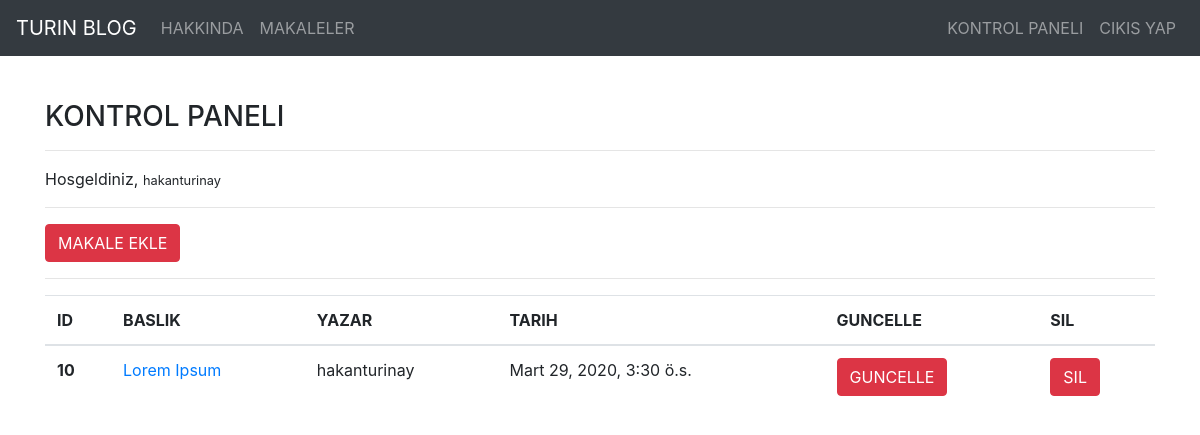
Screenshot of /articles/dashboard/ (signed in) with the database file from the repository.
### article/models.py (models this page shows, shortened)
class Article(models.Model):
    author = models.ForeignKey("auth.User",on_delete= models.CASCADE,verbose_name ="YAZAR")#user tablosunu isaret eder user silinirse inputlarida siliniz on deletede
    title = models.CharField(max_length=30, validators=[MinLengthValidator(5)],verbose_name ="BASLIK")
    content = RichTextField()
    created_date = models.DateTimeField(auto_now_add=True,verbose_name ="OLUSTURULMA TARIHI") #O ANKI TARIHI DIREK ATAR
    article_image = models.FileField(blank = True, null = True,verbose_name="MAKALEYE FOTOGRAF YUKLEYIN")
    class Meta:
        ordering = ['-created_date']

### article/views.py (the view)
# urls.py: path('dashboard/', views.dashboard,name = "dashboard"),
@login_required(login_url= "user:login")
def dashboard(request):
    articles = Article.objects.filter(author = request.user)
    context = {
        "articles" : articles
    }
    return render (request,"dashboard.html",context)

### templates/dashboard.html
{% extends "layout.html" %}
{% block body %}
  <h3>KONTROL PANELI</h3>
  <hr>
  <p>
      Hosgeldiniz, <small>{{request.user.username}}</small>
  </p>
  <hr>
  <a class = "btn btn-danger" href = "/articles/addarticle">MAKALE EKLE</a>
  <hr>
  {% if articles %}
  <table class="table">
    <thead>
      <tr>
        <th scope="col">ID</th>
        <th scope="col">BASLIK</th>
        <th scope="col">YAZAR</th>
        <th scope="col">TARIH</th>
        <th scope="col">GUNCELLE</th>
        <th scope="col">SIL</th>
      </tr>
    </thead>
    <tbody>
      {% for article in articles %}
      <tr>
        <th scope="row">{{article.id }}</th>
        <td><a href="/articles/article/{{article.id}}">{{article.title}}</a></td>
        <td>{{article.author.username}}</td>
        <td>{{article.created_date}}</td>
        <td><a href="/articles/update/{{article.id}}" class = "btn btn-danger">GUNCELLE</a></td>
        <td><a href="/articles/delete/{{article.id}}" class = "btn btn-danger">SIL</a></td>
      </tr>
      {% endfor %}
    </tbody>
  </table>
  {% else %}
    <div class ="alert alert-danger">
      HENUZ BIR MAKALENIZ BULUNMUYOR..
    </div>
  {% endif %}
{% endblock body %}

### rows the page displays
Article: id "10", title "Lorem Ipsum", author.username "hakanturinay", created_date "Mart 29, 2020, 3:30 ö.s."

### other values shown
{{ request.user.username }} "hakanturinay"
